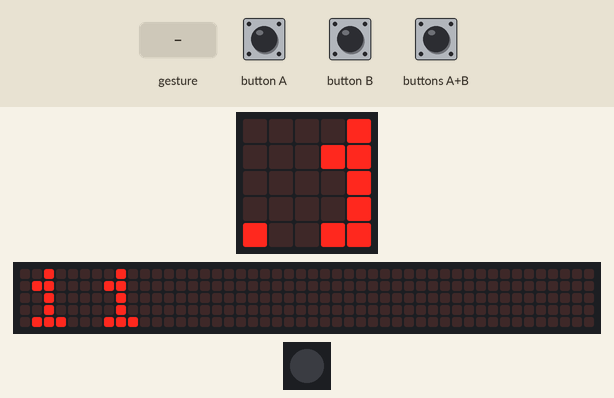
Bench run of a program on a simulated Calliope mini (MakeCode). Parts: the board's 5×5 LED display, a strip that is not on the board, showing the scrolling text unrolled, 1 RGB LEDs in strip order, left to right. The test bench sets the inputs (shaded band). A tilt is held for 1.5 s and a shake lasts 1 s, then the board lies face up again; the 48×5 strip is a reading aid, not a part: it shows the text the display is scrolling, unrolled, one strip-width of it at a time.

Above: at 1.3 s.
1.4 s: gesture 'screen down'
At 3.67 s:
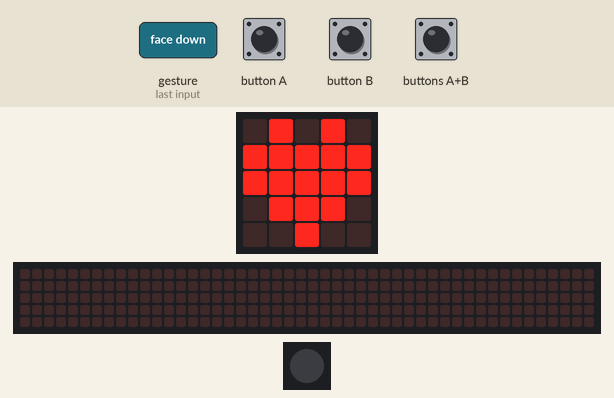
At 4.07 s:
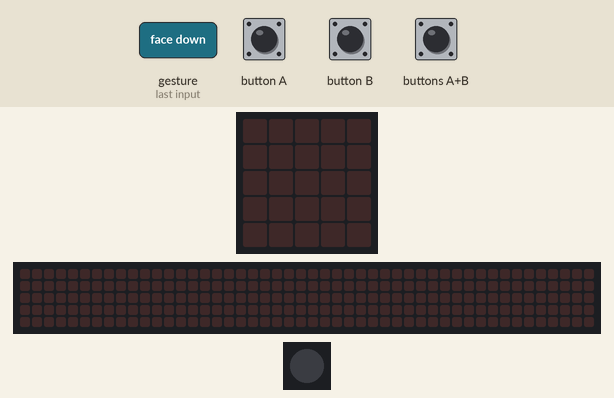
4.4 s: gesture 'logo down'
At 32.8 s:
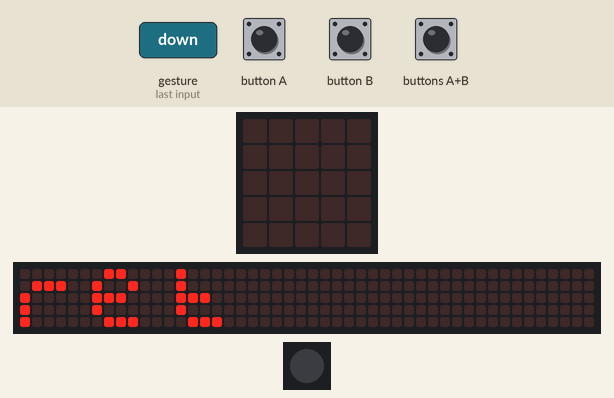

Measured:
- after the input at 1.4 s, the display: first differs from a run without the input after 2.1 s (image 1)
- after the input at 4.4 s, the display: first differs from a run without the input after 2.6 s (image 3 shows a later state)
- what the display in image 1 shows lasts 0.4 s, from 3.5 s to 3.9 s
- what the display in image 3 shows lasts 1.2 s, from 31.9 s to 33.1 s

The program:

main.ts
```typescript
input.onGesture(Gesture.ScreenDown, function () {
    basic.showLeds(`
        . # . # .
        # # # # #
        # # # # #
        . # # # .
        . . # . .
        `)
    basic.showLeds(`
        . . . . .
        . . . . .
        . . . . .
        . . . . .
        . . . . .
        `)
})
input.onButtonEvent(Button.A, input.buttonEventClick(), function () {
    Run = !(Run)
})
input.onButtonEvent(Button.AB, input.buttonEventClick(), function () {
    if (Count) {
        Count = 70
    }
})
input.onGesture(Gesture.Shake, function () {
    if (Count) {
        Count = 30
    }
})
input.onGesture(Gesture.LogoDown, function () {
    basic.showString("Hast du mich grade umgetret ")
    basic.setLedColor(basic.rgb(255, 0, 0))
    basic.showString("Drest du mich bitte richtigrum ")
})
input.onGesture(Gesture.ScreenUp, function () {
    if (Count) {
        Count = 10
    }
})
let Run = false
let Count = 0
Count = 0
Run = true
basic.forever(function () {
    if (Run) {
        Count += 1
        basic.showString("" + (Count))
        if (100 == Count) {
            Count = 0
        }
    }
})
```

test.ts
```typescript
// Hier kann man Tests durchführen; diese Datei wird nicht kompiliert, wenn dieses Paket als Erweiterung verwendet wird.
```
